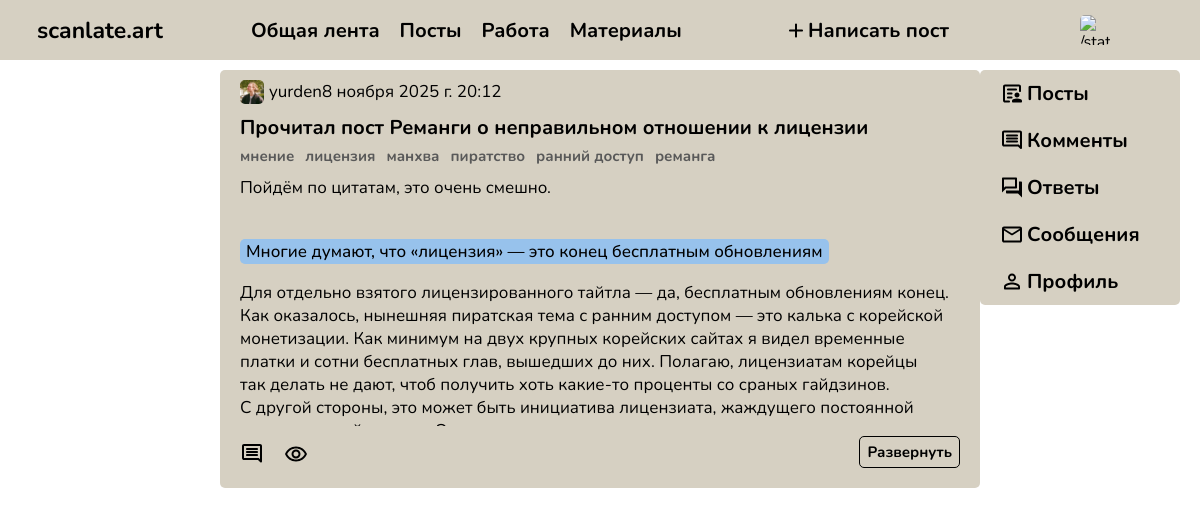
The app's page /posts/, older data.
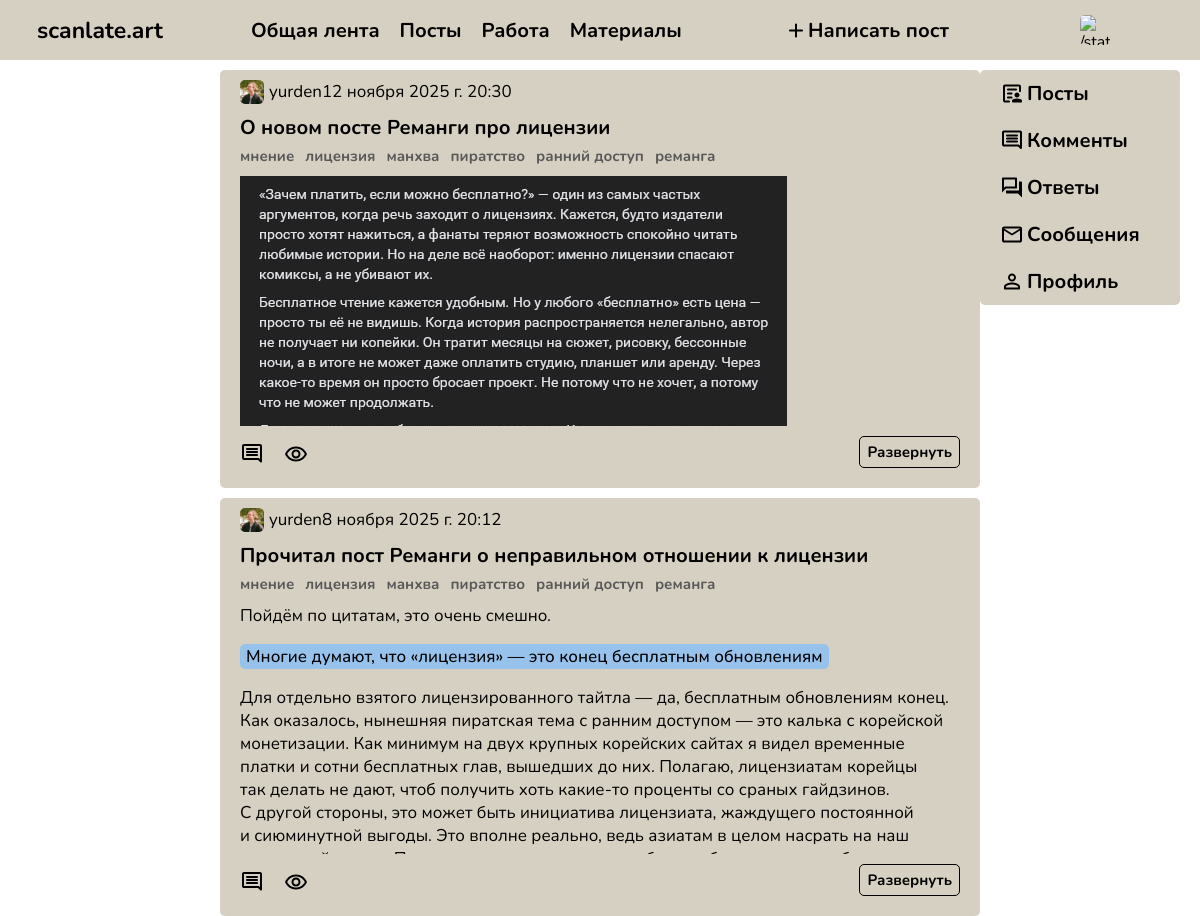
The same page, newer data.
### post_section/models.py (models this page shows, shortened)
class Post(models.Model):
    author = models.ForeignKey(User, on_delete=models.DO_NOTHING)
    title = models.CharField(max_length=250)
    category = models.ForeignKey(Category, on_delete=models.CASCADE)
    tags = models.ManyToManyField(Tag)
    post_content = RichTextUploadingField()
    created_at = models.DateTimeField(auto_now_add=True)
    view_count = models.IntegerField(default=0)
    like_count = models.IntegerField(default=0)
    dislike_count = models.IntegerField(default=0)
    class Meta:
        verbose_name = 'Посты'
        verbose_name_plural = 'Посты'

class Category(models.Model):
    category_name = models.CharField(max_length=50)
    class Meta:
        verbose_name = 'Категории'
        verbose_name_plural = 'Категории'
    def __str__(self):
        return self.category_name

class Tag(models.Model):
    tag_name = models.CharField(max_length=50)
    class Meta:
        verbose_name = 'Тэги'
        verbose_name_plural = 'Тэги'
        ordering = ['tag_name']
    def __str__(self):
        return self.tag_name

### main_section/models.py (models this page shows)
class Profile(models.Model):
    user = models.OneToOneField(User, on_delete=models.CASCADE, related_name='profile')
    user_picture = models.ImageField(upload_to='profile_pictures', null=True, blank=True)
    bio = models.TextField(blank=True)
    class Meta:
        verbose_name = 'Профили'
        verbose_name_plural = 'Профили'

### post_section/views.py (the view)
# urls.py: path('', post_section_views.only_posts, name='post_section'),
def only_posts(request):
    posts = Post.objects.select_related('author__profile', 'category').prefetch_related('tags').all(
    ).order_by(
        '-created_at')
    context = {'posts': posts}
    return render(request, 'only_post_catalog.html', context)

### templates/only_post_catalog.html (shortened to what this page needs)
{% extends "top_panel.html" %}
{% load static %}
{% load text_processing %}
{% block site_content %}
    <link rel="stylesheet" href="{% static 'post_section/css/post_catalog.css' %}">
<div class="page_container">
    {% for post in posts %}
    <div class="one_post_block">
        <div class="author_and_date">
            <img src="{{ post.author.profile.user_picture.url }}" alt="{% static 'main_section/icons/profile_icon.svg' %}">
            <p class="nickname">{{ post.author }}</p>
            <p class="date">{{ post.created_at }}</p>
        </div>
        <div class="post_title">{{ post.title }}</div>
        <div class="tags_block">
            <div class="tag_element">{{ post.category }}</div>
            {% for tag in post.tags.all %}
                <div class="tag_element">{{ tag }}</div>
            {% endfor %}
        </div>
        <div class="content_block">
            {{ post.post_content|add_nbsp|smart_break }}
        </div>
        <div class="comments_views_read_more">
            <div class="com_n_view">
                <div class="comment_count">
                    <img src="{% static 'post_section/icons/comment_icon.svg' %}">
                </div>
                <div class="view_count">
                    <img src="{% static 'post_section/icons/view_eye.svg' %}">
                </div>
            </div>
            <div class="read_more_block">
                <button class="read_more" id="read-more">Развернуть</button>
            </div>
        </div>
    </div>
    {% endfor %}
</div>
{% endblock %}

### templates/top_panel.html (shortened to what this page needs)
{% load static %}
<!DOCTYPE html>
<html lang="en">
<head>
</head>
<body>
    <link rel="stylesheet" href="{% static 'main_section/css/top_panel.css' %}">
    <div class="top_panel_container">
        <div class="site_name"><h1>scanlate.art</h1></div>
        <div class="links">
            <a href="#"><h2>Общая лента</h2></a>
            <a href="{% url 'post_section' %}"><h2>Посты</h2></a>
            <a href="#"><h2>Работа</h2></a>
            <a href="#"><h2>Материалы</h2></a>
        </div>
        <div class="add_block">
            <a href="#"><img src="{% static 'main_section/icons/add_icon.svg' %}"><h2>Написать пост</h2></a>
        </div>
        <div class="profile">
            <img src="{{ user.profile.user_picture.url }}" alt="{% static 'main_section/icons/profile_icon.svg' %}">
        </div>
    </div>
    <div class="buffer"></div>
    <div class="main_container">
        <div class="content-area">
            {% block site_content %}
            {% endblock %}
        </div>
        <div class="right_panel side_panel">
            <div class="my_posts right_panel_content"><a href="#"><img src="
{% static 'main_section/icons/post_icon.svg' %}"><h2>Посты</h2></a></div>
            <div class="my_comments right_panel_content"><a href="#"><img src="
{% static 'main_section/icons/comment_icon.svg' %}"><h2>Комменты</h2></a></div>
            <div class="answers_to_me right_panel_content"><a href="#"><img src="
{% static 'main_section/icons/answer_icon.svg' %}"><h2>Ответы</h2></a></div>
            <div class="my_messages right_panel_content"><a href="#"><img src="
{% static 'main_section/icons/message_icon.svg' %}"><h2>Сообщения</h2></a></div>
            <div class="my_profile right_panel_content"><a href="#"><img src="
{% static 'main_section/icons/profile_icon.svg' %}"><h2>Профиль</h2></a></div>
        </div>
    </div>
</body>
</html>

### main_section/static/main_section/css/top_panel.css (style rules this page uses)
html, body { height: 100%; width: 100%; margin: 0; padding: 0; font-family: 'Nunito', sans-serif; background: var(--background-color); }
.top_panel_container { display: flex; flex-direction: row; width: 100%; height: 60px; background: var(--block-color); margin: 0; padding: 0; position: fixed; top: 0; z-index: 10; }
.site_name { margin: auto 0; width: 200px; text-align: center; }
.links { display: flex; flex-direction: row; gap: 20px; margin: auto; }
.add_block { margin: auto; }
.add_block a { display: flex; flex-direction: row; }
.profile { display: flex; flex-direction: row; gap: 10px; margin: auto 0; width: 200px; justify-content: center; }
.profile img { width: 30px; height: 30px; border-radius: var(--border-radius); }
.main_container { display: flex; flex-direction: row; width: 100%; height: 100vh; margin-top: 70px }
.side_panel { display: flex; flex-direction: column; gap: 20px; width: 200px; height: fit-content; background: var(--block-color); z-index: 9; position: fixed; top: 70px; border-radius: var(--border-radius); }
.right_panel { padding: 10px 0; right: 20px; }
.right_panel_content { display: flex; gap: 10px; width: 100%; }
.right_panel_content a { display: flex; flex-direction: row; margin-left: 20px; gap: 3px }
.content-area { display: flex; height: 100%; width: 65%; margin: 0 auto; justify-content: center; }
.buffer { position: fixed; top: 60px; width: 100%; height: 10px; background: var(--background-color); }

### post_section/static/post_section/css/post_catalog.css (style rules this page uses)
.page_container { display: flex; flex-direction: column; flex-grow: 1; height: 100vh; margin: 0 10px; gap: 10px }
.one_post_block { display: flex; flex-direction: column; height: fit-content; background: var(--block-color); border-radius: var(--border-radius); }
.author_and_date { display: flex; flex-direction: row; margin: 10px 20px; align-items: center; }
.author_and_date img { width: 24px; margin-right: 5px; border-radius: var(--border-radius); }
.post_title { margin: 0 20px 5px 20px; font: bold 20px 'Nunito', sans-serif; }
.content_block { display: block; height: 250px; overflow: hidden; margin: 0 20px; }
.content_block blockquote { background: #97C2EC; width: fit-content; margin-left: 0; font-weight: 500; font-size: 17px; padding: 1px 6px; border-radius: var(--border-radius); }
.tags_block { display: flex; flex-direction: row; gap: 11px; margin: 0 20px 10px 20px; }
.tag_element { display: flex; font: bold 15px 'Nunito', sans-serif; color: #595959 !important; }
.comments_views_read_more { display: flex; align-items: center; }
.com_n_view { display: flex; flex-direction: row; margin: 0 20px; gap: 20px; }
.com_n_view img { width: 24px; height: 24px; }
.read_more_block { display: flex; margin: 10px 20px 20px auto; text-align: center; border-radius: var(--border-radius); border: 1.5px solid black; }
.read_more_block button { background: none; border: none; font: bold 15px 'Nunito', sans-serif; padding: 5px 7px; cursor: pointer; }
.read_more { display: block; }

### static/css/themes.css (style rules this page uses)
body { --background-color: #FFFFFF; --text-color: #000000; --top-panel-color: #D9D9D9; --block-color: #D6D0C2; --tag_background: #8A9A5B; --tag-text: #97C2EC; --hover-color: #585858; --hover-text-color: #FFFFFF; --element-color: #BFBFBF; --icon-color: invert(0%) sepia(96%) saturate(15%) hue-rotate(246deg) brightness(105%) contrast(105%); --icon-hover-color: invert(100%) sepia(2%) saturate(9%) hue-rotate(16deg) brightness(103%) contrast(100%); --tran-back: background 0.5s ease; --tran-icon: filter 0.5s ease; --tran-font: color 0.5s ease; --border-radius: 5px; }

### static/css/text.css (style rules this page uses)
a, p, h1, h2, h3 { margin: 0; padding: 0; color: var(--text-color); }
a { text-decoration: none; color: var(--text-color); }
h1 { font-size: 23px; font-weight: bold; margin: 0; padding: 0; line-height: 1; }
h2 { font-size: 20px; font-weight: bold; margin: 0; padding: 0; }
p { font-size: 17px; margin: 0; padding: 0; }

Row changes from the older to the newer data that the page shows:
added Post: author.profile.user_picture (picture), author "yurden", created_at "12 ноября 2025 г. 20:30", title "О новом посте Реманги про лицензии", category "мнение", post_content|add_nbsp (picture), Tag (tag_name "лицензия"), Tag (tag_name "манхва"), Tag (tag_name "пиратство"), Tag (tag_name "ранний доступ"), Tag (tag_name "реманга")
changed Post "Прочитал пост Реманги о неправильном отношении к лицензии": post_content|add_nbsp "…быть инициатива лицензиата, жаждущего постоянной…" → "…быть инициатива лицензиата, жаждущего постоянной и сиюминутной выгоды. Это вполне реально, ведь азиатам в целом насрать на наш…"
